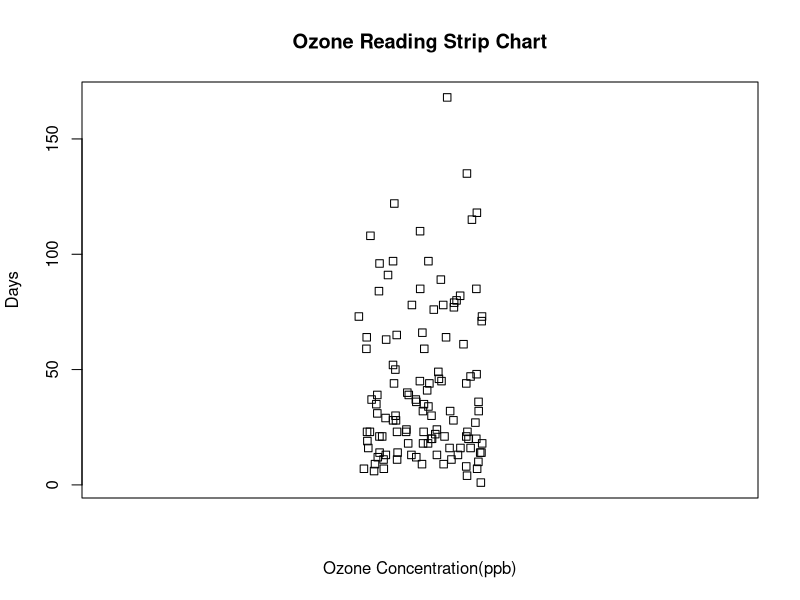

Generate this figure with R:
data(airquality)
stripchart(airquality$Ozone,method= "jitter",
           vertical=TRUE,main="Ozone Reading Strip Chart",
           xlab="Ozone Concentration(ppb)",
           ylab="Days")
